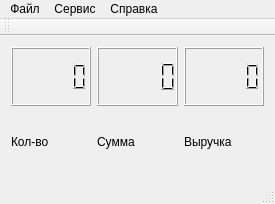
<?xml version="1.0" encoding="UTF-8"?>
<ui version="4.0">
 <class>MainWindow</class>
 <widget class="QMainWindow" name="MainWindow">
  <property name="geometry">
   <rect>
    <x>0</x>
    <y>0</y>
    <width>275</width>
    <height>204</height>
   </rect>
  </property>
  <property name="windowTitle">
   <string>ordersvi</string>
  </property>
  <property name="windowIcon">
   <iconset resource="ordersvi.qrc">
    <normaloff>:/images/bad.svg</normaloff>:/images/bad.svg</iconset>
  </property>
  <widget class="QWidget" name="centralWidget">
   <layout class="QGridLayout" name="gridLayout">
    <item row="0" column="0">
     <widget class="QLCDNumber" name="lcdAmount">
      <property name="frameShape">
       <enum>QFrame::Box</enum>
      </property>
      <property name="numDigits">
       <number>5</number>
      </property>
     </widget>
    </item>
    <item row="0" column="1">
     <widget class="QLCDNumber" name="lcdSum">
      <property name="numDigits">
       <number>5</number>
      </property>
      <property name="digitCount">
       <number>5</number>
      </property>
     </widget>
    </item>
    <item row="0" column="2">
     <widget class="QLCDNumber" name="lcdCash">
      <property name="numDigits">
       <number>5</number>
      </property>
      <property name="digitCount">
       <number>5</number>
      </property>
     </widget>
    </item>
    <item row="1" column="0">
     <widget class="QLabel" name="label">
      <property name="text">
       <string>Кол-во</string>
      </property>
     </widget>
    </item>
    <item row="1" column="1">
     <widget class="QLabel" name="label_2">
      <property name="text">
       <string>Сумма</string>
      </property>
     </widget>
    </item>
    <item row="1" column="2">
     <widget class="QLabel" name="label_3">
      <property name="text">
       <string>Выручка</string>
      </property>
     </widget>
    </item>
   </layout>
  </widget>
  <widget class="QMenuBar" name="menuBar">
   <property name="geometry">
    <rect>
     <x>0</x>
     <y>0</y>
     <width>275</width>
     <height>21</height>
    </rect>
   </property>
   <widget class="QMenu" name="Filemenu">
    <property name="title">
     <string>Файл</string>
    </property>
   </widget>
   <widget class="QMenu" name="Servicemenu">
    <property name="title">
     <string>Сервис</string>
    </property>
   </widget>
   <widget class="QMenu" name="Helpmenu">
    <property name="title">
     <string>Справка</string>
    </property>
   </widget>
   <addaction name="Filemenu"/>
   <addaction name="Servicemenu"/>
   <addaction name="Helpmenu"/>
  </widget>
  <widget class="QToolBar" name="mainToolBar">
   <attribute name="toolBarArea">
    <enum>TopToolBarArea</enum>
   </attribute>
   <attribute name="toolBarBreak">
    <bool>false</bool>
   </attribute>
  </widget>
  <widget class="QStatusBar" name="statusBar"/>
 </widget>
 <layoutdefault spacing="6" margin="11"/>
 <resources>
  <include location="ordersvi.qrc"/>
 </resources>
 <connections/>
</ui>
